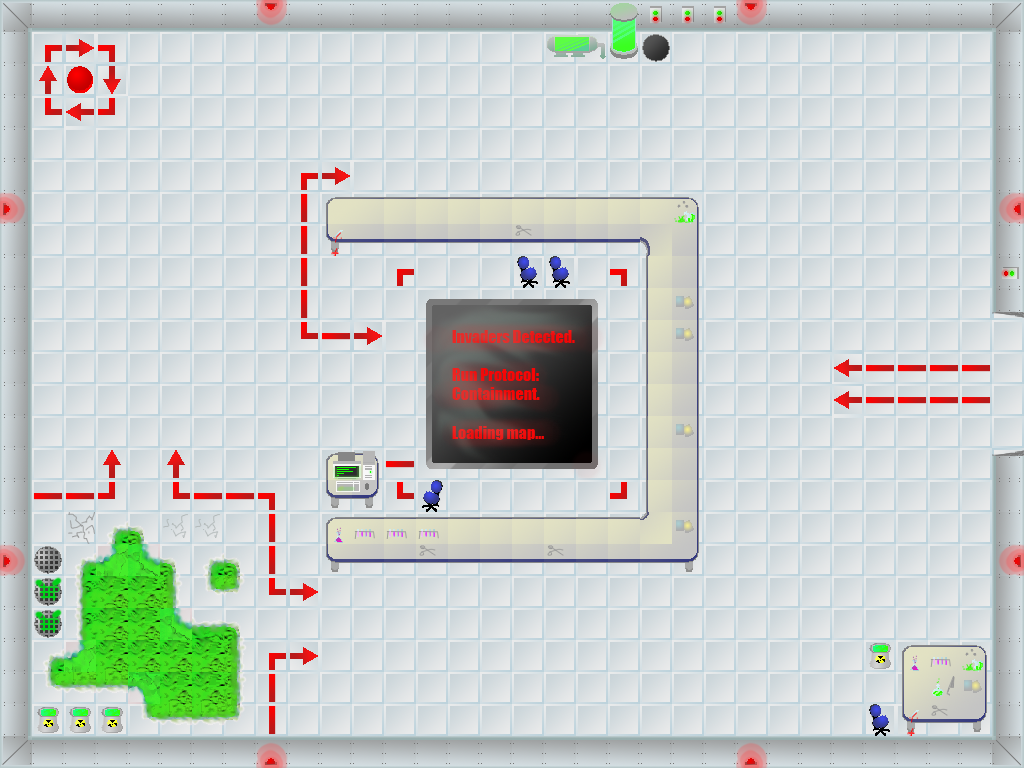

A level layout from a 2D game, rendered from its tile map. Below: a short description, then the map file with tile-grid data replaced by summaries:
An orthogonal 32x24 tile map with 32x32 px tiles, 1 tile layer (Tile Layer 1).

<map version="1.0" orientation="orthogonal" width="32" height="24" tilewidth="32" tileheight="32">
 <tileset firstgid="1" name="tilesheet" tilewidth="32" tileheight="32">
  <image source="tilesheet.png" />
  <tile id="0">
   <properties>
    <property name="impassable" value="1" />
   </properties>
  </tile>
  <tile id="1">
   <properties>
    <property name="impassable" value="1" />
   </properties>
  </tile>
  <tile id="2">
   <properties>
    <property name="impassable" value="1" />
   </properties>
  </tile>
  <tile id="3">
   <properties>
    <property name="impassable" value="1" />
   </properties>
  </tile>
  <tile id="4">
   <properties>
    <property name="impassable" value="1" />
   </properties>
  </tile>
  <tile id="5">
   <properties>
    <property name="impassable" value="1" />
   </properties>
  </tile>
  <tile id="6">
   <properties>
    <property name="impassable" value="1" />
   </properties>
  </tile>
  <tile id="7">
   <properties>
    <property name="impassable" value="1" />
   </properties>
  </tile>
  <tile id="8">
   <properties>
    <property name="impassable" value="1" />
   </properties>
  </tile>
  <tile id="9">
   <properties>
    <property name="impassable" value="1" />
   </properties>
  </tile>
  <tile id="10">
   <properties>
    <property name="impassable" value="1" />
   </properties>
  </tile>
  <tile id="11">
   <properties>
    <property name="impassable" value="1" />
   </properties>
  </tile>
  <tile id="12">
   <properties>
    <property name="impassable" value="1" />
   </properties>
  </tile>
  <tile id="13">
   <properties>
    <property name="impassable" value="1" />
   </properties>
  </tile>
  <tile id="14">
   <properties>
    <property name="impassable" value="1" />
   </properties>
  </tile>
  <tile id="15">
   <properties>
    <property name="impassable" value="1" />
   </properties>
  </tile>
  <tile id="16">
   <properties>
    <property name="impassable" value="1" />
   </properties>
  </tile>
  <tile id="17">
   <properties>
    <property name="impassable" value="1" />
   </properties>
  </tile>
  <tile id="18">
   <properties>
    <property name="impassable" value="1" />
   </properties>
  </tile>
  <tile id="19">
   <properties>
    <property name="impassable" value="1" />
   </properties>
  </tile>
  <tile id="20">
   <properties>
    <property name="impassable" value="1" />
   </properties>
  </tile>
  <tile id="21">
   <properties>
    <property name="impassable" value="1" />
   </properties>
  </tile>
  <tile id="22">
   <properties>
    <property name="impassable" value="1" />
   </properties>
  </tile>
  <tile id="23">
   <properties>
    <property name="impassable" value="1" />
   </properties>
  </tile>
  <tile id="24">
   <properties>
    <property name="impassable" value="1" />
   </properties>
  </tile>
  <tile id="25">
   <properties>
    <property name="impassable" value="1" />
   </properties>
  </tile>
  <tile id="26">
   <properties>
    <property name="impassable" value="1" />
   </properties>
  </tile>
  <tile id="27">
   <properties>
    <property name="impassable" value="1" />
   </properties>
  </tile>
  <tile id="30">
   <properties>
    <property name="impassable" value="1" />
   </properties>
  </tile>
  <tile id="31">
   <properties>
    <property name="impassable" value="1" />
   </properties>
  </tile>
  <tile id="32">
   <properties>
    <property name="impassable" value="1" />
   </properties>
  </tile>
  <tile id="33">
   <properties>
    <property name="impassable" value="1" />
   </properties>
  </tile>
  <tile id="34">
   <properties>
    <property name="impassable" value="1" />
   </properties>
  </tile>
  <tile id="35">
   <properties>
    <property name="impassable" value="1" />
   </properties>
  </tile>
  <tile id="36">
   <properties>
    <property name="impassable" value="1" />
   </properties>
  </tile>
  <tile id="37">
   <properties>
    <property name="impassable" value="1" />
   </properties>
  </tile>
  <tile id="38">
   <properties>
    <property name="impassable" value="1" />
   </properties>
  </tile>
  <tile id="41">
   <properties>
    <property name="damaging" value="1" />
   </properties>
  </tile>
  <tile id="42">
   <properties>
    <property name="damaging" value="1" />
   </properties>
  </tile>
  <tile id="43">
   <properties>
    <property name="damaging" value="1" />
   </properties>
  </tile>
  <tile id="49">
   <properties>
    <property name="impassable" value="1" />
   </properties>
  </tile>
  <tile id="52">
   <properties>
    <property name="damaging" value="1" />
   </properties>
  </tile>
  <tile id="53">
   <properties>
    <property name="damaging" value="1" />
   </properties>
  </tile>
  <tile id="54">
   <properties>
    <property name="damaging" value="1" />
   </properties>
  </tile>
  <tile id="63">
   <properties>
    <property name="damaging" value="1" />
   </properties>
  </tile>
  <tile id="64">
   <properties>
    <property name="damaging" value="1" />
   </properties>
  </tile>
  <tile id="65">
   <properties>
    <property name="damaging" value="1" />
   </properties>
  </tile>
  <tile id="67">
   <properties>
    <property name="impassable" value="1" />
   </properties>
  </tile>
  <tile id="74">
   <properties>
    <property name="damaging" value="" />
   </properties>
  </tile>
  <tile id="75">
   <properties>
    <property name="damaging" value="" />
   </properties>
  </tile>
  <tile id="76">
   <properties>
    <property name="damaging" value="" />
   </properties>
  </tile>
  <tile id="77">
   <properties>
    <property name="damaging" value="1" />
   </properties>
  </tile>
  <tile id="78">
   <properties>
    <property name="damaging" value="1" />
   </properties>
  </tile>
  <tile id="79">
   <properties>
    <property name="damaging" value="1" />
   </properties>
  </tile>
  <tile id="80">
   <properties>
    <property name="damaging" value="1" />
   </properties>
  </tile>
  <tile id="81">
   <properties>
    <property name="impassable" value="1" />
   </properties>
  </tile>
  <tile id="83">
   <properties>
    <property name="impassable" value="1" />
   </properties>
  </tile>
  <tile id="84">
   <properties>
    <property name="impassable" value="1" />
   </properties>
  </tile>
  <tile id="85">
   <properties>
    <property name="damaging" value="1" />
   </properties>
  </tile>
  <tile id="86">
   <properties>
    <property name="damaging" value="1" />
   </properties>
  </tile>
  <tile id="87">
   <properties>
    <property name="damaging" value="1" />
   </properties>
  </tile>
  <tile id="88">
   <properties>
    <property name="damaging" value="1" />
   </properties>
  </tile>
  <tile id="89">
   <properties>
    <property name="damaging" value="1" />
   </properties>
  </tile>
  <tile id="90">
   <properties>
    <property name="damaging" value="1" />
   </properties>
  </tile>
  <tile id="91">
   <properties>
    <property name="damaging" value="1" />
   </properties>
  </tile>
  <tile id="92">
   <properties>
    <property name="impassable" value="1" />
   </properties>
  </tile>
  <tile id="93">
   <properties>
    <property name="impassable" value="1" />
   </properties>
  </tile>
  <tile id="94">
   <properties>
    <property name="impassable" value="1" />
   </properties>
  </tile>
  <tile id="95">
   <properties>
    <property name="impassable" value="1" />
   </properties>
  </tile>
  <tile id="96">
   <properties>
    <property name="damaging" value="1" />
   </properties>
  </tile>
  <tile id="97">
   <properties>
    <property name="damaging" value="1" />
   </properties>
  </tile>
  <tile id="98">
   <properties>
    <property name="damaging" value="1" />
   </properties>
  </tile>
  <tile id="99">
   <properties>
    <property name="impassable" value="1" />
   </properties>
  </tile>
  <tile id="100">
   <properties>
    <property name="impassable" value="1" />
   </properties>
  </tile>
  <tile id="104">
   <properties>
    <property name="impassable" value="1" />
   </properties>
  </tile>
  <tile id="105">
   <properties>
    <property name="impassable" value="1" />
   </properties>
  </tile>
  <tile id="106">
   <properties>
    <property name="impassable" value="1" />
   </properties>
  </tile>
  <tile id="110">
   <properties>
    <property name="impassable" value="1" />
   </properties>
  </tile>
  <tile id="111">
   <properties>
    <property name="impassable" value="1" />
   </properties>
  </tile>
  <tile id="113">
   <properties>
    <property name="impassable" value="1" />
   </properties>
  </tile>
  <tile id="114">
   <properties>
    <property name="impassable" value="1" />
   </properties>
  </tile>
  <tile id="115">
   <properties>
    <property name="impassable" value="1" />
   </properties>
  </tile>
  <tile id="116">
   <properties>
    <property name="impassable" value="1" />
   </properties>
  </tile>
  <tile id="117">
   <properties>
    <property name="impassable" value="1" />
   </properties>
  </tile>
  <tile id="121">
   <properties>
    <property name="impassable" value="1" />
   </properties>
  </tile>
  <tile id="124">
   <properties>
    <property name="impassable" value="1" />
   </properties>
  </tile>
  <tile id="125">
   <properties>
    <property name="impassable" value="1" />
   </properties>
  </tile>
  <tile id="126">
   <properties>
    <property name="impassable" value="1" />
   </properties>
  </tile>
  <tile id="127">
   <properties>
    <property name="impassable" value="1" />
   </properties>
  </tile>
  <tile id="128">
   <properties>
    <property name="impassable" value="1" />
   </properties>
  </tile>
 </tileset>
 <layer name="Tile Layer 1" width="32" height="24">
  <data>[768 cells, 768 non-empty, 109 distinct tile ids]</data>
 </layer>
</map>
